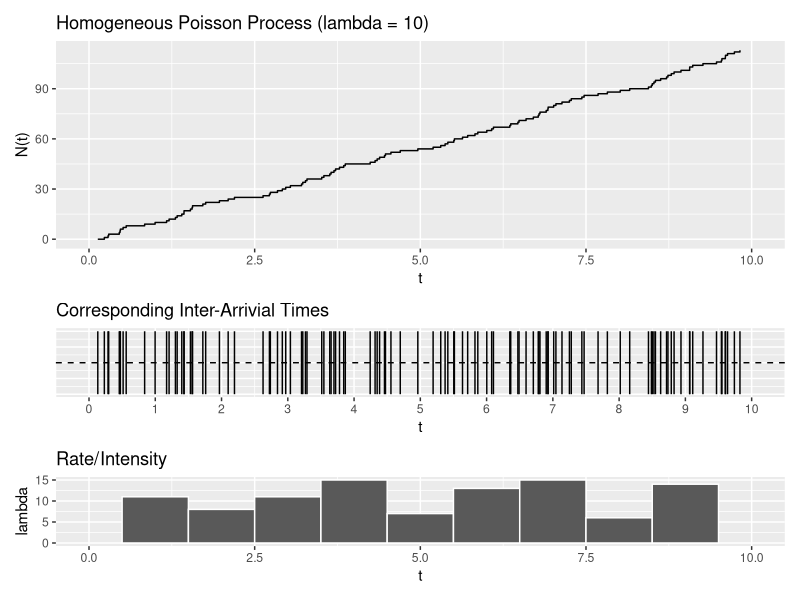
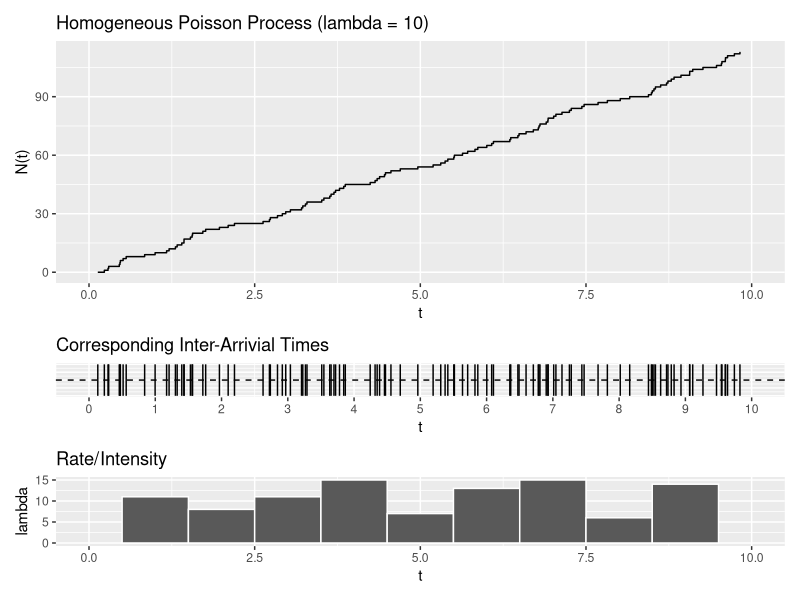

Recreate these plots in R, in order.
## ---- chunk 1
library(tidyverse)
library(ggplot2)
library(patchwork)
## ---- chunk 2
set.seed(1) # for reproducibility

t_max <- 10 
t <- 0 

lmbda <- 10

X <- numeric(0) # vector of t

while(t <= t_max){
  u       <- runif(1)
  t       <-  t - log(u)/lmbda                # t ~ exp(1/lambda)
  if(t < t_max) {
    X <- c(X,t)                               # update index 
  }
}
## ---- chunk 3
# Check to see if the total #s matches 
length(X)
## ---- chunk 4
# Create dataframe
df_HPP = tibble(
  x = X, 
  y = 0:(length(X) - 1)
)

# Plot HPP 
p_HPP <- ggplot(data=df_HPP, mapping=aes(x=x, y=y)) +
  geom_step() + 
  labs(title = "Homogeneous Poisson Process (lambda = 10)", 
       x = "t", 
       y = "N(t)") + 
  xlim(0, 10) # so that scale lines up
#p_HPP
## ---- chunk 5
# # Can probably delete 
# df_HPP <- df_HPP %>% add_column(
#   t_fix = rep(2, length(df_HPP$x))
# ) 

# Plot time plot
p_HPP_time <- ggplot(data=df_HPP, mapping=aes(x=x, ymin = -0.5, ymax = 0.5)) +
  geom_linerange() + 
  geom_hline(aes(yintercept = 0), linetype = "dashed") + 
  labs(title = "Corresponding Inter-Arrivial Times", 
       x = "t", 
       y = "") + 
  scale_x_continuous(limits = c(0, 10), breaks = seq(0, 10, by = 1)) + 
  theme(axis.text.y=element_blank(), axis.ticks.y=element_blank())
#p_HPP_time
## ---- chunk 6
# Plot lambda (rate)
p_HPP_hist <- ggplot(data=df_HPP, mapping=aes(x=x)) + 
  geom_histogram(bins = 11, color = "white") + 
  labs(title = "Rate/Intensity",
       x = "t", 
       y = "lambda") + 
  xlim(0, 10) # so that scale lines up
#p_HPP_hist 
## ---- chunk 7
# Combine plots
# require(gridExtra)
# grid.arrange(p_HPP, p_HPP_time)
p_HPP / p_HPP_time / p_HPP_hist + plot_layout(heights = c(0.6, 0.2, 0.2))
## ---- chunk 8
# Save output and adjust size
png(file = '/Users/franceslinyc/Hawkes-Process-2021/results/plot_1D_HPP.png', width = 450*2, height = 450*0.8)
p_HPP / p_HPP_time / p_HPP_hist + plot_layout(heights = c(0.7, 0.1, 0.2))
